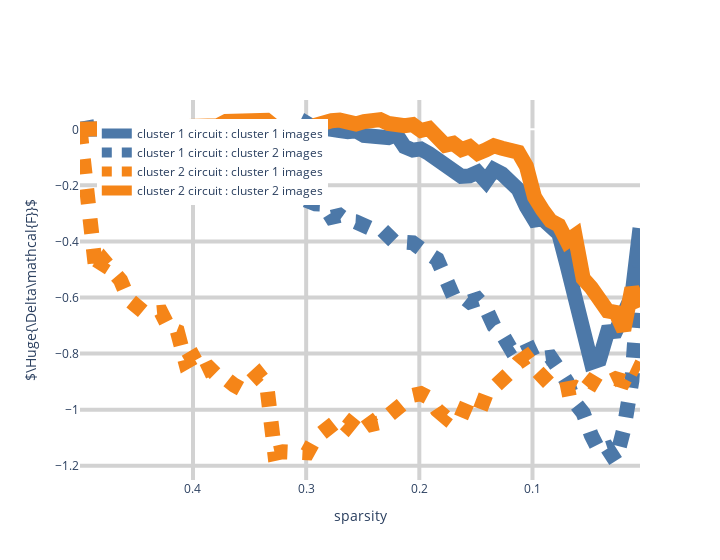

Notebook code for this chart:
### Code cell
import plotly.graph_objects as go
import plotly.express as px

x_axis = model_sparsities

metric = 'mean_normed_diff'
mean_norm = False

color_dict = {
               'cluster_0_circuit':px.colors.qualitative.T10[0],
               'cluster_1_circuit':px.colors.qualitative.T10[1],
               #'right_circuit':px.colors.qualitative.T10[4],
             }
# color_dict = {
#                'mixed_0_circuit':px.colors.qualitative.T10[0],
#                'mixed_1_circuit':px.colors.qualitative.T10[1],
#                #'right_circuit':px.colors.qualitative.T10[4],
#              }



fig = go.Figure()
##SET WIDTH TO 40 FOR BIG PLOT
for circuit in scores:
    for data in scores[circuit]:
        # Create and style traces
        if data.replace('_data','') == circuit.replace('_circuit',''):
            linetype = None
        else:
            linetype = 'dot'
            
        name = (circuit+' : '+data).replace('_',' ').replace('1','2').replace('0','1').replace('data','images')
        y = np.array(scores[circuit][data]['%s:%s'%(layer,0)][metric])
        if mean_norm:
            y = y/means[data]
        x = x_axis[0:len(scores[circuit][data]['%s:%s'%(layer,0)][metric])]
        fig.add_trace(go.Scatter(x=x, y=y, name=name,
                         line=dict(color=color_dict[circuit], width=15,dash=linetype)))

# Edit the layout
fig.update_layout( width = 720,
                   plot_bgcolor = 'rgba(255,255,255,1)',
                   paper_bgcolor = 'rgba(255,255,255,1)',
                   xaxis_title='sparsity',
                   yaxis_title=r'$\Huge{\Delta\mathcal{F}}$',
                  legend=dict(
                                yanchor="top",
                                y=0.95,
                                xanchor="left",
                                x=0.03
                              )
                 )
fig.update_xaxes(autorange="reversed",gridcolor='rgb(210,210,210)',gridwidth=4)
fig.update_yaxes(gridcolor='rgb(210,210,210)',gridwidth=4)

fig.update_layout(
    xaxis = dict(
        tickmode = 'array',
        tickvals = [.5, .4, .3, .2, .1]
    )
)


fig.show()
